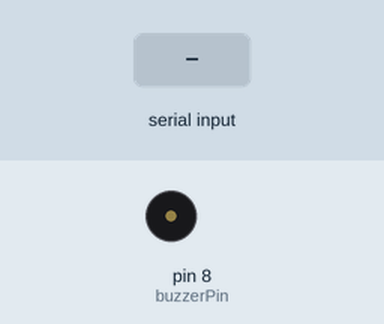
The sketch below on a simulated Arduino Uno, built with avr-gcc and run on an emulated ATmega328P. On the bench: buzzer (waves = sounding). The test bench sets the inputs (shaded band).

Above: at 1.2 s.
1.3 s: "1" received over Serial
At 2.5 s:
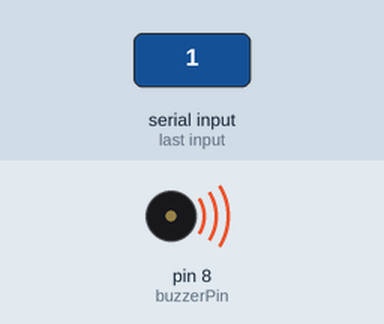
2.8 s: "0" received over Serial
At 3.9 s:
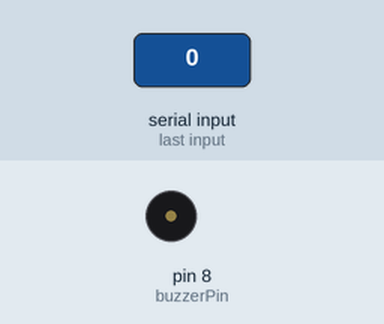
Timing chart, 0 to 5.8 s (numbered marks = the images above; inputs shaded):
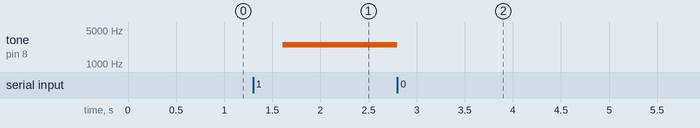

The sketch:

sketch_feb23a_copy_20260227031703.ino
```cpp
int buzzerPin = 8;
char data;

void setup() {
  pinMode(buzzerPin, OUTPUT);
  Serial.begin(9600);
}

void loop() {
  if (Serial.available() > 0) {
    data = Serial.read();

    if (data == '1') {
      // Alarm ON
      for (int freq = 2500; freq <= 5000; freq += 50) {
        tone(buzzerPin, freq);
        delay(3);
      }
      for (int freq = 5000; freq >= 2500; freq -= 50) {
        tone(buzzerPin, freq);
        delay(3);
      }
    }
    else if (data == '0') {
      // Alarm OFF
      noTone(buzzerPin);
    }
  }
}
```

Measured:
- after the input at 1.3 s, tone on pin 8 (buzzerPin): silent → 2500 Hz after 0.31 s
- after the input at 2.8 s, tone on pin 8 (buzzerPin): 2500 Hz → silent at once
